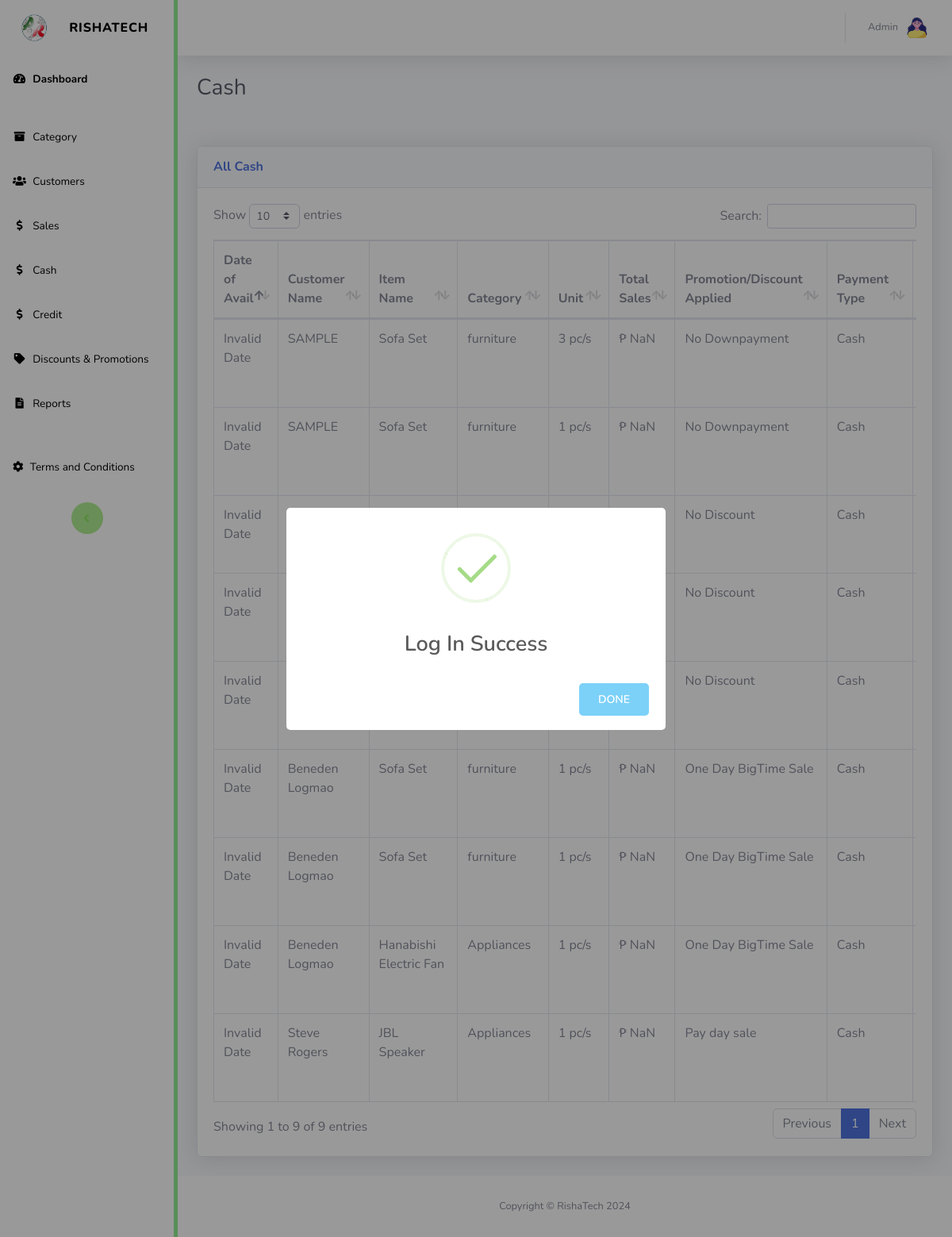
The app's page /admin/route.php?route=cash (signed in) with its own data.
### tables this page shows
CREATE TABLE `sales` (
  `id` int(11) NOT NULL,
  `admin_id` int(11) NOT NULL,
  `customer_id` int(11) NOT NULL,
  `appliances_id` int(11) NOT NULL,
  `qty` int(11) NOT NULL,
  `total_sales` int(11) NOT NULL,
  `discount_promotion` varchar(500) NOT NULL,
  `payment_type` varchar(500) NOT NULL,
  `payment_method` varchar(500) NOT NULL,
  `transaction_number` int(11) NOT NULL,
  `months_to_pay` int(11) NOT NULL,
  `monthly_payment` double NOT NULL,
  `downpayment` int(11) NOT NULL,
  `interest_rate` int(11) NOT NULL,
  `status` varchar(500) NOT NULL,
  `date_created` date NOT NULL,
  `cash_receipt` varchar(500) NOT NULL
);

CREATE TABLE `customers` (
  `id` int(11) NOT NULL,
  `admin_id` int(11) NOT NULL,
  `user_id` int(10) DEFAULT NULL,
  `credit_limit` double NOT NULL DEFAULT 0,
  `image` varchar(200) DEFAULT NULL,
  `full_name` varchar(500) NOT NULL,
  `complete_address` varchar(500) NOT NULL,
  `municipality` varchar(500) NOT NULL,
  `barangay` varchar(500) NOT NULL,
  `street_name` varchar(500) NOT NULL,
  `email` varchar(500) NOT NULL,
  `phone_number` varchar(20) NOT NULL,
  `age` int(11) NOT NULL,
  `civil_status` varchar(255) NOT NULL,
  `citizenship` varchar(255) NOT NULL,
  `name` varchar(255) NOT NULL,
  `date_registered` date NOT NULL DEFAULT current_timestamp()
);

CREATE TABLE `appliances` (
  `id` int(11) NOT NULL,
  `admin_id` int(11) NOT NULL,
  `brand_id` int(10) NOT NULL,
  `appliances_name` varchar(500) NOT NULL,
  `category_id` int(11) NOT NULL,
  `price` int(11) NOT NULL,
  `qty` int(11) NOT NULL,
  `unit_measurement` varchar(255) NOT NULL,
  `status` varchar(255) NOT NULL
);

CREATE TABLE `category` (
  `id` int(11) NOT NULL,
  `admin_id` int(11) NOT NULL,
  `cat_name` varchar(255) NOT NULL
);

CREATE TABLE `discount_promotion` (
  `id` int(11) NOT NULL,
  `admin_id` int(11) NOT NULL,
  `name` varchar(500) NOT NULL,
  `type_of_discount` varchar(500) NOT NULL,
  `payment_type` enum('Cash','Credit','Both','') NOT NULL DEFAULT 'Both',
  `cash_discount_percentage` double DEFAULT NULL,
  `downpayment_percentage` varchar(500) DEFAULT NULL,
  `interest_percentage` varchar(500) DEFAULT NULL,
  `eligible` varchar(500) NOT NULL,
  `start_date` date NOT NULL,
  `end_date` date NOT NULL,
  `terms` varchar(500) NOT NULL
);

### admin/authentications.php (called while the page is built, shortened)
<?php
function sanitizeInput($input) {
    return htmlspecialchars(strip_tags($input));
}
?>

### db_connection/config.php (called while the page is built, shortened)
<?php
class Database {
  private $servername = "localhost";
  private $username = "root";
  private $password = "";
  private $database = "rishatech_db";
  private $conn;
  public function __construct() {
      try {
          $this->conn = new PDO("mysql:host=$this->servername;dbname=$this->database", $this->username, $this->password);
          $this->conn->setAttribute(PDO::ATTR_ERRMODE, PDO::ERRMODE_EXCEPTION);
          $this->conn->setAttribute(PDO::ATTR_DEFAULT_FETCH_MODE, PDO::FETCH_ASSOC);
      } catch(PDOException $e) {
      }
  }
  public function getConnection() {
      return $this->conn;
  }
public function selectAllSales_PaymentType($payment_type){
    $connection = $this->getConnection();
    $stmt = $connection->prepare("SELECT *, sales.id AS Sales_Id, sales.qty AS sales_qty, sales.status AS sales_status, customers.id AS customerID FROM sales LEFT JOIN customers ON customers.id = sales.customer_id
    LEFT JOIN appliances ON appliances.id = sales.appliances_id
    LEFT JOIN category ON category.id = appliances.category_id
    WHERE sales.payment_type = ?");
    $stmt->execute([$payment_type]);
    $result = $stmt->fetchAll(PDO::FETCH_ASSOC);
    return $result;
}
public function selectDiscount_WHEREid($discount){
    $connection = $this->getConnection();
    $stmt = $connection->prepare("SELECT * FROM discount_promotion WHERE id = ?");
    $stmt->execute([$discount]);
    $result = $stmt->fetch(PDO::FETCH_ASSOC);
    return $result;
}
}
?>

### admin/sales_cash.php (the view, shortened to what this page needs)
<!DOCTYPE html>
<html lang="en">
<?php
require_once 'templates/admin_header.php';
?>
<link href="vendor/datatables/dataTables.bootstrap4.min.css" rel="stylesheet">
<body id="page-top">
    <div id="wrapper">
        <?php
        require_once 'templates/admin_sidebar.php';
        ?>
        <div id="content-wrapper" class="d-flex flex-column">
            <div id="content">
                <?php
                require_once 'templates/admin_topbar.php';
                ?>
                <div class="container-fluid">
                    <h1 class="h3 mb-2 text-gray-800">Cash</h1>
                    <br><br>
                    <div class="card shadow mb-4">
                        <div class="card-header py-3">
                            <h6 class="m-0 font-weight-bold text-primary">All Cash</h6>
                        </div>
                        <div class="card-body">
                            <div class="table-responsive">
                                <table class="table table-bordered" id="dataTableCash" width="100%" cellspacing="0">
                                    <thead>
                                        <tr>
                                            <th>Date of Avail</th>
                                            <th>Customer Name</th>
                                            <th>Item Name</th>
                                            <th>Category</th>
                                            <th>Unit</th>
                                            <th>Total Sales</th>
                                            <th>Promotion/Discount Applied</th>
                                            <th>Payment Type</th>
                                            <th>Payment Method</th>
                                        </tr>
                                    </thead>
                                    <tbody>
                                        <?php
                                        $payment_type = 'Cash';
                                        $selectAllSales_PaymentType = $db->selectAllSales_PaymentType($payment_type);
                                        foreach($selectAllSales_PaymentType AS $key){
                                        ?>
                                        <tr>
                                            <td><?=$key['date_created']?></td>
                                            <td><?=$key['full_name']?></td>
                                            <td><?=$key['appliances_name']?></td>
                                            <td><?=$key['cat_name']?></td>
                                            <td><?=$key['sales_qty']?> <?=$key['unit_measurement']?></td>
                                            <td><?=$key['total_sales']?></td>
                                            <td>
                                                <?php
                                                $discountPromotion = $key['discount_promotion'];
                                                if (is_numeric($discountPromotion)) {
                                                    $selectDiscount_WHEREid = $db->selectDiscount_WHEREid($discountPromotion);
                                                    echo htmlspecialchars($selectDiscount_WHEREid['name']);
                                                } else {
                                                    echo htmlspecialchars($discountPromotion);
                                                }
                                                ?>
                                            </td>
                                            <td><?=$key['payment_type']?></td>
                                            <td><?=$key['payment_method']?></td>
                                        </tr>
                                        <?php
                                        }
                                        ?>
                                    </tbody>
                                </table>
                            </div>
                        </div>
                    </div>
                </div>
            </div>
            <?php
            require_once 'templates/admin_footer.php';
            ?>
        </div>
    </div>
</body>
</html>

### admin/route.php (shortened to what this page needs)
<?php
include '../db_connection/config.php';
$db = new Database();
include 'authentications.php';
if (isset($_GET['route'])) {
    @$route = sanitizeInput($_GET['route']);
    if ($route == 'dashboard') {
        include ("dashboard.php");
        exit();
    } else if ($route == 'view_profile') {
        include ("profile.php");
        exit();
    } else if ($route == 'settings') {
        include ("profile_settings.php");
        exit();
    } else if ($route == 'appliances') {
        include ("appliances.php");
        exit();
    } else if ($route == 'customers') {
        include ("customers.php");
        exit();
    } else if ($route == 'view_req') {
        include ("view_requirements.php");
        exit();
    } else if ($route == 'all_items') {
        include ("appliances_per_category.php");
        exit();
    } else if ($route == 'cash') {
        include ("sales_cash.php");
        exit();
    } else if ($route == 'credit') {
        include ("sales_credit.php");
        exit();
    } else if ($route == 'allsales') {
        include ("sales.php");
        exit();
    } else if ($route == 'discount_promotions') {
        include ("discount_promotions.php");
        exit();
    } else if ($route == 'financial_reports') {
        include ("financial_reports.php");
        exit();
    } else {
        session_unset();
        session_destroy();
        header('Location: ./index.php?route=home');
        exit();
    }
} else {
    session_unset();
    session_destroy();
    header('Location: ./index.php?route=home');
    exit();
}
?>

### admin/templates/admin_header.php (shortened to what this page needs)
<head>
    <link href="vendor/fontawesome-free/css/all.min.css" rel="stylesheet" type="text/css">
    <link href="css/sb-admin-2.min.css" rel="stylesheet">
</head>

### admin/templates/admin_sidebar.php (shortened to what this page needs)
<ul class="navbar-nav bg-gradient-primary sidebar sidebar-dark accordion" id="accordionSidebar">
    <a class="sidebar-brand d-flex align-items-center justify-content-center" href="route.php?route=dashboard">
        <div class="sidebar-brand-icon">
            <img src="img/bg.png" alt="Logo" style="max-width: 60%; height: auto;">
        </div>
        <div class="sidebar-brand-text mx-3">RISHATECH</div>
    </a>
    <hr class="sidebar-divider my-0">
    <li class="nav-item active">
        <a class="nav-link" href="route.php?route=dashboard">
            <i class="fas fa-fw fa-tachometer-alt"></i>
            <span>Dashboard</span></a>
    </li>
    <hr class="sidebar-divider">
    <li class="nav-item">
        <a class="nav-link collapsed" href="#" data-toggle="collapse" data-target="#collapseTwo"
            aria-expanded="true" aria-controls="collapseTwo">
            <i class="fas fa-fw fa-archive"></i>
            <span>Category</span>
        </a>
    </li>
    <li class="nav-item">
        <a class="nav-link" href="route.php?route=customers">
            <i class="fas fa-fw fa-users"></i>
            <span>Customers</span></a>
    </li>
    <li class="nav-item">
        <a class="nav-link" href="route.php?route=allsales">
            <i class="fas fa-fw fa-dollar-sign"></i>
            <span>Sales</span></a>
    </li>
    <li class="nav-item">
        <a class="nav-link" href="route.php?route=cash">
            <i class="fas fa-fw fa-dollar-sign"></i>
            <span>Cash</span></a>
    </li>
    <li class="nav-item">
        <a class="nav-link" href="route.php?route=credit">
            <i class="fas fa-fw fa-dollar-sign"></i>
            <span>Credit</span></a>
    </li>
    <li class="nav-item">
        <a class="nav-link" href="route.php?route=discount_promotions">
            <i class="fas fa-fw fa-tag"></i>
            <span>Discounts & Promotions</span></a>
    </li>
    <li class="nav-item">
        <a class="nav-link collapsed" href="#" data-toggle="collapse" data-target="#collapse5"
            aria-expanded="true" aria-controls="collapse5">
            <i class="fas fa-fw fa-file-alt"></i>
            <span>Reports</span>
        </a>
    </li>
    <br>
    <li class="nav-item">
      <a class="nav-link" href="terms.php?route=terms">
        <i class="fas fa-cog"></i>
        <span>Terms and Conditions</span>
      </a>
    </li>
    <hr class="sidebar-divider d-none d-md-block">
    <div class="text-center d-none d-md-inline">
        <button class="rounded-circle border-0" id="sidebarToggle"></button>
    </div>
</ul>

### admin/templates/admin_topbar.php (shortened to what this page needs)
<nav class="navbar navbar-expand navbar-light bg-white topbar mb-4 static-top shadow">
    <ul class="navbar-nav ml-auto">
        <li class="nav-item dropdown no-arrow">
            <a class="nav-link dropdown-toggle" href="#" id="userDropdown" role="button"
                data-toggle="dropdown" aria-haspopup="true" aria-expanded="false">
                <span class="mr-2 d-none d-lg-inline text-gray-600 small">Admin</span>
                <img class="img-profile rounded-circle"
                src="<?php echo isset($_SESSION['auth_user']['image']) && !empty($_SESSION['auth_user']['image']) ? htmlspecialchars($_SESSION['auth_user']['image'], ENT_QUOTES, 'UTF-8') : 'https://bootdey.com/img/Content/avatar/avatar7.png'; ?>">
            </a>
        </li>
    </ul>
</nav>

### admin/templates/admin_footer.php
<footer class="sticky-footer bg-white">
    <div class="container my-auto">
        <div class="copyright text-center my-auto">
            <span>Copyright &copy; RishaTech 2024</span>
        </div>
    </div>
</footer>

### records on screen
sales: customer.full_name "SAMPLE", appliances.appliances_name "Sofa Set", category.cat_name "furniture", qty "3", appliances.unit_measurement "pc/s", discount_promotion "No Downpayment", payment_type "Cash"
sales: customer.full_name "SAMPLE", appliances.appliances_name "Sofa Set", category.cat_name "furniture", qty "1", appliances.unit_measurement "pc/s", discount_promotion "No Downpayment", payment_type "Cash"
sales: discount_promotion "No Discount", payment_type "Cash"
sales: discount_promotion "No Discount", payment_type "Cash"
sales: discount_promotion "No Discount", payment_type "Cash"
sales: customer.full_name "Beneden Logmao", appliances.appliances_name "Sofa Set", category.cat_name "furniture", qty "1", appliances.unit_measurement "pc/s", discount_promotion.name "One Day BigTime Sale", payment_type "Cash"
sales: customer.full_name "Beneden Logmao", appliances.appliances_name "Sofa Set", category.cat_name "furniture", qty "1", appliances.unit_measurement "pc/s", discount_promotion.name "One Day BigTime Sale", payment_type "Cash"
sales: customer.full_name "Beneden Logmao", appliances.appliances_name "Hanabishi Electric Fan", category.cat_name "Appliances", qty "1", appliances.unit_measurement "pc/s", discount_promotion.name "One Day BigTime Sale", payment_type "Cash"
sales: customer.full_name "Steve Rogers", appliances.appliances_name "JBL Speaker", category.cat_name "Appliances", qty "1", appliances.unit_measurement "pc/s", discount_promotion.name "Pay day sale", payment_type "Cash"
